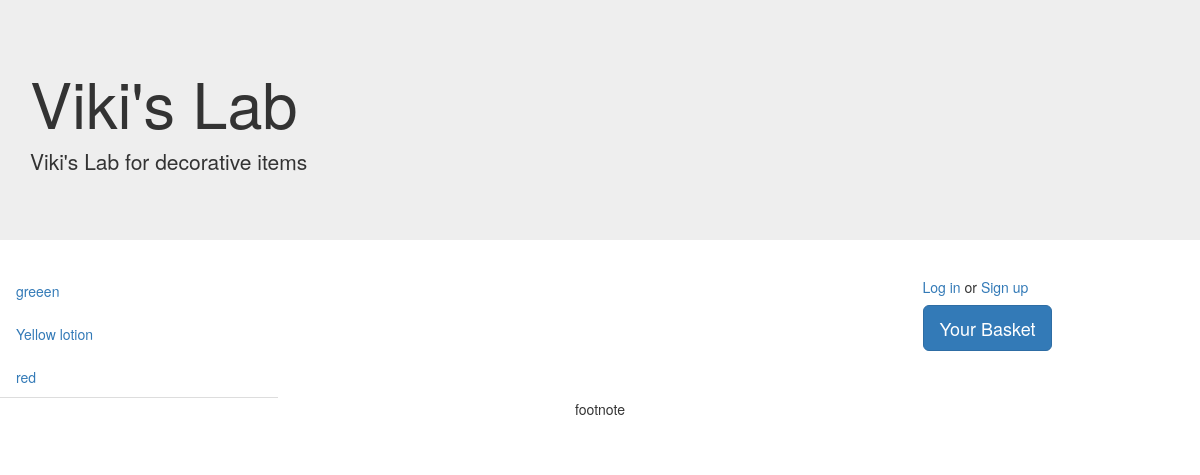
The page / on the database its author committed.
### app.py (models this page shows)
class ItemsDesc(db.Model):
    __tablename__ = 'itemsdesc'
    id = db.Column(db.Integer, primary_key=True)
    itemid = db.Column(db.Integer, db.ForeignKey('items.id'), nullable=False)
    name = db.Column(db.String, nullable=False)
    desc = db.Column(db.String)
    imgref = db.Column(db.String)
    item = db.relationship('Items', backref=db.backref('itemdesc', uselist=False))

### app.py (the view)
@app.route('/')
def main():
    items = ItemsDesc.query.all()
    return render_template('vlab.html',items=items)

### templates/vlab.html (shortened to what this page needs)
<html lang="en">
<head>
    <link rel="stylesheet" type="text/css" href="{{url_for('static', filename='main.css')}}">
</head>
<body>
    {% extends 'bootstrap/base.html' %}
    {% import 'bootstrap/wtf.html' as wtf %}
    {% block content %}
    <div class="jumbotron jumbotron-fluid">
        <div class="container">
            <h1 class="display-3">Viki's Lab</h1>
            <p class="lead">Viki's Lab for decorative items</p>
        </div>
    </div>
    {% block middlepart %}
    <div class="row">
        <div class="col-xs-3">
            <ul class="nav nav-tabs nav-stacked">
                {% for item in items %}
                    <li>
                        <a href="{{url_for('selection', product=item.id)}}">{{item.name}}</a>
                    </li>
                {% endfor %}
            </ul>
        </div>
        <div class="col-xs-6">
        </div>
        <div class="col-xs-3">
            {% if current_user.is_authenticated %}
            <h3>Hi, {{ current_user.username }}</h3>
            <h5><a href="{{url_for('logout')}}">Log out</a> </h5>
            {% else %}
            <h5>
                <a href="{{url_for('login')}}">Log in</a> or
                <a href="{{url_for('signup')}}">Sign up</a>
            </h5>
            {% endif %}
            <a name="basket" id="basket" class="btn btn-primary btn-lg" href="{{url_for('basket')}}" role="button">Your Basket</a>
        </div>
    </div>
    {% endblock middlepart %}
    <div class="navbar">
        <div class="col-xs-12">
            <div style="text-align: center">footnote</div>
        </div>
    </div>
    {% endblock content %}

### static/main.css (style rules this page uses)
h1 { color: hotpink; }

### rows shown on the page
ItemsDesc: name "greeen"
ItemsDesc: name "Yellow lotion"
ItemsDesc: name "red"
